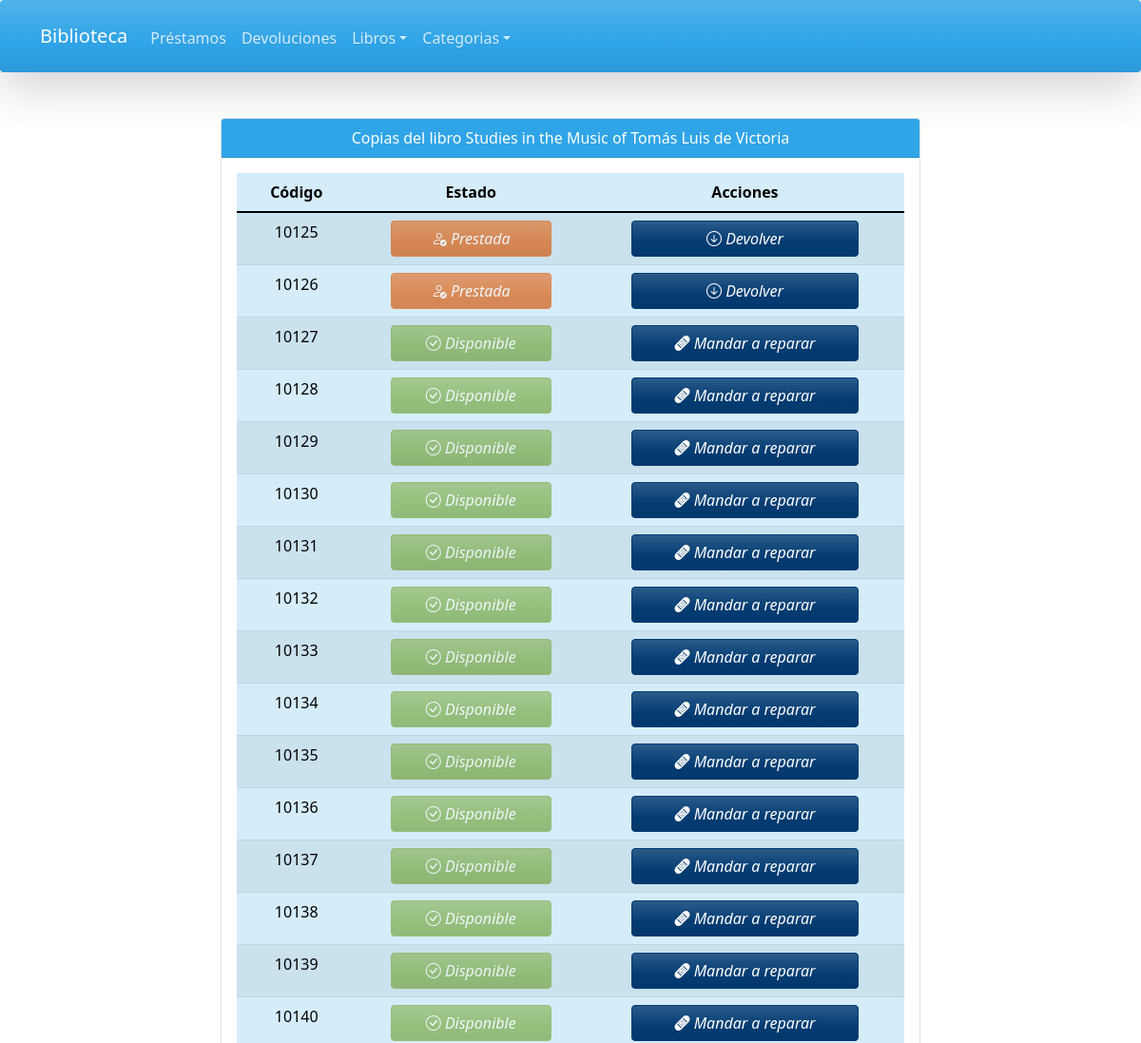
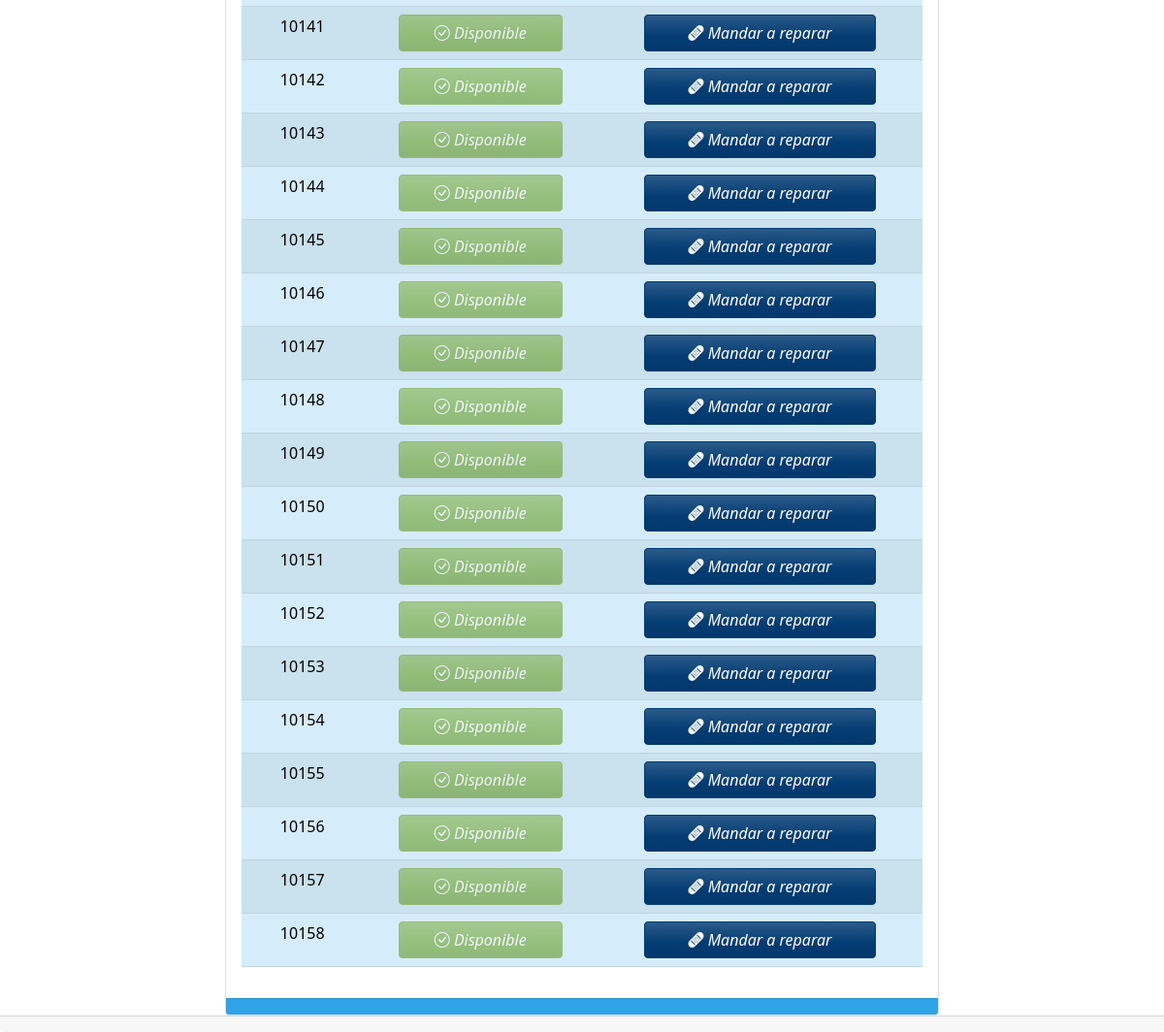
The app's page /resources/sections/Copias.php?isbn=0-7546-0241-9 with its own data (2 pictures, top to bottom).
### tables this page shows
CREATE TABLE `libro` (
  `id` int(11) NOT NULL AUTO_INCREMENT,
  `isbn` varchar(18) NOT NULL,
  `titulo` varchar(50) NOT NULL,
  `idAutor` int(11) NOT NULL,
  `tipoLibro` tinyint(3) NOT NULL,
  `codigoBbliotecario` int(11) NOT NULL,
  `image` varchar(100) DEFAULT NULL,
  `estado` tinyint(1) NOT NULL DEFAULT 1,
  `fechaRegistro` datetime NOT NULL DEFAULT current_timestamp(),
  PRIMARY KEY (`id`),
  UNIQUE KEY `isbn` (`isbn`),
  KEY `codigoBbliotecario` (`codigoBbliotecario`),
  KEY `idAutor` (`idAutor`),
  KEY `tipoLibro` (`tipoLibro`),
  CONSTRAINT `libro_ibfk_1` FOREIGN KEY (`idAutor`) REFERENCES `autor` (`idAutor`),
  CONSTRAINT `libro_ibfk_2` FOREIGN KEY (`codigoBbliotecario`) REFERENCES `bibliotecario` (`codigoBbliotecario`),
  CONSTRAINT `libro_ibfk_3` FOREIGN KEY (`tipoLibro`) REFERENCES `tipos-de-libros` (`idtipoLibro`)
);

CREATE TABLE `copias` (
  `codigo` int(11) NOT NULL AUTO_INCREMENT,
  `isbn` varchar(18) NOT NULL,
  `estado` tinyint(4) NOT NULL DEFAULT 1,
  PRIMARY KEY (`codigo`),
  KEY `isbn` (`isbn`),
  CONSTRAINT `copias_ibfk_1` FOREIGN KEY (`isbn`) REFERENCES `libro` (`isbn`) ON UPDATE CASCADE
);

### resources/classes/connections/ConexionBD.php (called while the page is built, shortened)
<?php
include_once $_SERVER['DOCUMENT_ROOT'] . "/Gestion Biblioteca/config.php";
class ConexionBD implements IEjecutarSQL
{
    private $pdo;
    public function __construct($host, $bd_name, $username, $password)
    {
        try {
            $this->pdo = new PDO("mysql:host=$host;dbname=$bd_name", $username, $password, [PDO::ATTR_ERRMODE => PDO::ERRMODE_WARNING]);
            if ($this->pdo instanceof PDO) {
                return $this->pdo;
            } else {
                throw new Exception(message: "Database not found");
            }
        } catch (PDOException $e) {
            die($e->getMessage());
        }
    }
    function ejecutaSQL($sql)
    {
        $query = $this->pdo->prepare($sql);
        $query->execute();
        return $query->fetchAll(PDO::FETCH_ASSOC);
    }
}

### resources/classes/controllers/Intermediario.php (called while the page is built, shortened)
<?php
include_once $_SERVER['DOCUMENT_ROOT'] . "/Gestion Biblioteca/config.php";
require_once CONNECTIONS . "/ConexionBD.php";
class Intermediario
{
    private $conexion;
    function __construct(ConexionBD $conexion = null)
    {
        $this->conexion = $conexion == null ? new ConexionBD("localhost", "bd_biblioteca", "root", "") : $conexion;
    }
    public function ejecutarSQL($sql)
    {
        return $this->conexion->ejecutaSQL($sql);
    }
}

### config.php (called while the page is built, shortened)
<?php
$config = array(
    "urls" => array(
        "baseUrl" => "http://" . $_SERVER["HTTP_HOST"] . "/Gestion Biblioteca"
    ),
    "paths" => array(
        "resources" => "/resources",
        "images" => array(
            "content" => "http://" . $_SERVER["HTTP_HOST"] . "/Gestion Biblioteca/public_html/img/content",
            "layout" => "http://" . $_SERVER["HTTP_HOST"] . "/Gestion Biblioteca/public_html/img/layout"
        )
    )
);

### resources/sections/Copias.php (the view, shortened to what this page needs)
<?php
include_once $_SERVER['DOCUMENT_ROOT'] . "/Gestion Biblioteca/config.php";
require_once CONTROLLERS . "/Intermediario.php";
include_once TEMPLATES . "/Cabecera.php";
$intermediario = new Intermediario();
$base = $config["urls"]["baseUrl"];
if (isset($_GET["isbn"])) {
    $isbn = $_GET["isbn"];
    $sql = "SELECT copias.codigo, copias.isbn, copias.estado, libro.titulo FROM copias INNER JOIN libro ON copias.isbn = libro.isbn WHERE copias.isbn = '$isbn';";
    $copias = $intermediario->ejecutarSQL($sql);
} else {
    echo "<meta http-equiv=\"Refresh\" content=\"0;url=$base\">";
}
?>
<body>
    <div class="container ">
        <div class="row">
            <div class="col-md-2">
            </div>
            <?php if (isset($_GET["isbn"])) { ?>
            <div class="col-md-8">
                <div class="card">
                    <div class="card-header bg-primary text-white text-center">
                        Copias del libro <?php echo $copias[0]["titulo"]; ?>
                    </div>
                    <div class="card-body">
                        <table class="table table-striped table-primary" id="tabla-copias">
                            <thead class="text-center">
                                <tr>
                                    <th>Código</th>
                                    <th>Estado</th>
                                    <th>Acciones</th>
                                </tr>
                            </thead>
                            <tbody class="text-center">
                                <?php
                                    foreach ($copias as $copia) {
                                    ?>
                                <tr>
                                    <td><?php echo $copia["codigo"] ?> </td>
                                    <td>
                                        <?php
                                                if ($copia["estado"] == 1) {
                                                    echo "<a class=\"btn disabled w-75 btn-success\"><i class=\"bi bi-check-circle\">  Disponible</i></a>";
                                                } else if ($copia["estado"] == 2) {
                                                    echo "<a class=\"btn disabled w-75 btn-warning\"><i class=\"bi bi-person-check\">  Prestada</i></a>";
                                                } else {
                                                    echo "<a class=\"btn disabled w-75 btn-danger\"><i class=\"bi bi-bandaid\"></i>En reparacion</a>";
                                                }
                                                ?>
                                    </td>
                                    <td>
                                        <?php if ($copia["estado"] == 0) {
                                                    echo "<a class=\"btn w-75 btn-info\" href=\"?repe=true&cod=" . $copia["codigo"] . "&isbn=" . $copia["isbn"] . "\"><i class=\"bi bi-bandaid-fill\"> Terminar reparacion </i></a>";
                                                } else if ($copia["estado"] == 1) {
                                                    echo "<a class=\"btn w-75 btn-info\" href=\"?reps=true&cod=" . $copia["codigo"] . "&isbn=" . $copia["isbn"] . "\"><i class=\"bi bi-bandaid-fill\"> Mandar a reparar </i></a>";
                                                } else if ($copia["estado"] == 2) {
                                                    echo "<a class=\"btn w-75 btn-info\" href=\"$base/resources/sections/Devoluciones.php\"><i class=\"bi bi-arrow-down-circle\"> Devolver </i></a>";
                                                } ?>
                                    </td>
                                </tr>
                                <?php } ?>
                            </tbody>
                        </table>
                    </div>
                    <div class="card-footer bg-primary text-muted">
                    </div>
                </div>
            </div>
            <?php } ?>
            <div class="col-md-2">
            </div>
        </div>
    </div>
</body>
<?php
include_once TEMPLATES . "/Pie.php";
?>

### records on screen
libro: titulo "Studies in the Music of Tomás Luis de Victoria"
copias: codigo "10125", estado "Prestada"
copias: codigo "10126", estado "Prestada"
copias: codigo "10127", estado "Disponible"
copias: codigo "10128", estado "Disponible"
copias: codigo "10129", estado "Disponible"
copias: codigo "10130", estado "Disponible"
copias: codigo "10131", estado "Disponible"
copias: codigo "10132", estado "Disponible"
copias: codigo "10133", estado "Disponible"
copias: codigo "10134", estado "Disponible"
copias: codigo "10135", estado "Disponible"
copias: codigo "10136", estado "Disponible"
copias: codigo "10137", estado "Disponible"
copias: codigo "10138", estado "Disponible"
copias: codigo "10139", estado "Disponible"
copias: codigo "10140", estado "Disponible"
copias: codigo "10141", estado "Disponible"
copias: codigo "10142", estado "Disponible"
copias: codigo "10143", estado "Disponible"
copias: codigo "10144", estado "Disponible"
copias: codigo "10145", estado "Disponible"
copias: codigo "10146", estado "Disponible"
copias: codigo "10147", estado "Disponible"
copias: codigo "10148", estado "Disponible"
copias: codigo "10149", estado "Disponible"
copias: codigo "10150", estado "Disponible"
copias: codigo "10151", estado "Disponible"
copias: codigo "10152", estado "Disponible"
copias: codigo "10153", estado "Disponible"
copias: codigo "10154", estado "Disponible"
copias: codigo "10155", estado "Disponible"
copias: codigo "10156", estado "Disponible"
copias: codigo "10157", estado "Disponible"
copias: codigo "10158", estado "Disponible"
